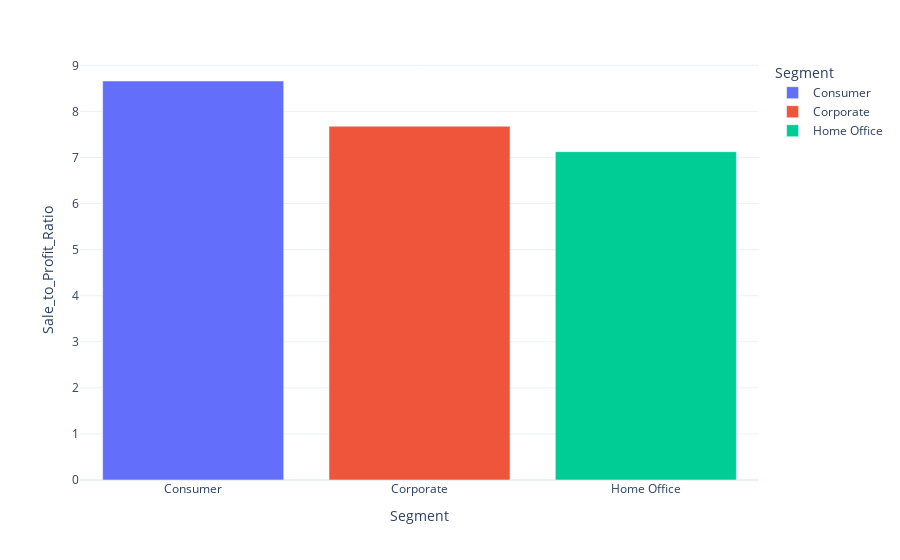

Write notebook code for a chart like this one.
### Code cell
fig=px.bar(sales_profit_by_segment,x='Segment',y='Sale_to_Profit_Ratio', color='Segment')
fig.show()

### Figure 1 — Plotly figure (JSON) as saved in the notebook; plotly's stock layout.template omitted (floating-point values rounded to 4 significant figures)
{"data": [{"alignmentgroup": "True", "hovertemplate": "Segment=%{x}<br>Sale_to_Profit_Ratio=%{y}<extra></extra>", "legendgroup": "Consumer", "marker": {"color": "#636efa", "pattern": {"shape": ""}}, "name": "Consumer", "offsetgroup": "Consumer", "orientation": "v", "showlegend": true, "textposition": "auto", "type": "bar", "x": ["Consumer"], "xaxis": "x", "y": [8.659], "yaxis": "y"}, {"alignmentgroup": "True", "hovertemplate": "Segment=%{x}<br>Sale_to_Profit_Ratio=%{y}<extra></extra>", "legendgroup": "Corporate", "marker": {"color": "#EF553B", "pattern": {"shape": ""}}, "name": "Corporate", "offsetgroup": "Corporate", "orientation": "v", "showlegend": true, "textposition": "auto", "type": "bar", "x": ["Corporate"], "xaxis": "x", "y": [7.677], "yaxis": "y"}, {"alignmentgroup": "True", "hovertemplate": "Segment=%{x}<br>Sale_to_Profit_Ratio=%{y}<extra></extra>", "legendgroup": "Home Office", "marker": {"color": "#00cc96", "pattern": {"shape": ""}}, "name": "Home Office", "offsetgroup": "Home Office", "orientation": "v", "showlegend": true, "textposition": "auto", "type": "bar", "x": ["Home Office"], "xaxis": "x", "y": [7.125], "yaxis": "y"}], "layout": {"autosize": true, "barmode": "relative", "legend": {"title": {"text": "Segment"}, "tracegroupgap": 0}, "margin": {"t": 60}, "xaxis": {"anchor": "y", "autorange": true, "categoryarray": ["Consumer", "Corporate", "Home Office"], "categoryorder": "array", "domain": [0, 1], "range": [-0.5, 2.5], "title": {"text": "Segment"}, "type": "category"}, "yaxis": {"anchor": "x", "autorange": true, "domain": [0, 1], "range": [0, 9.115], "title": {"text": "Sale_to_Profit_Ratio"}, "type": "linear"}}}
